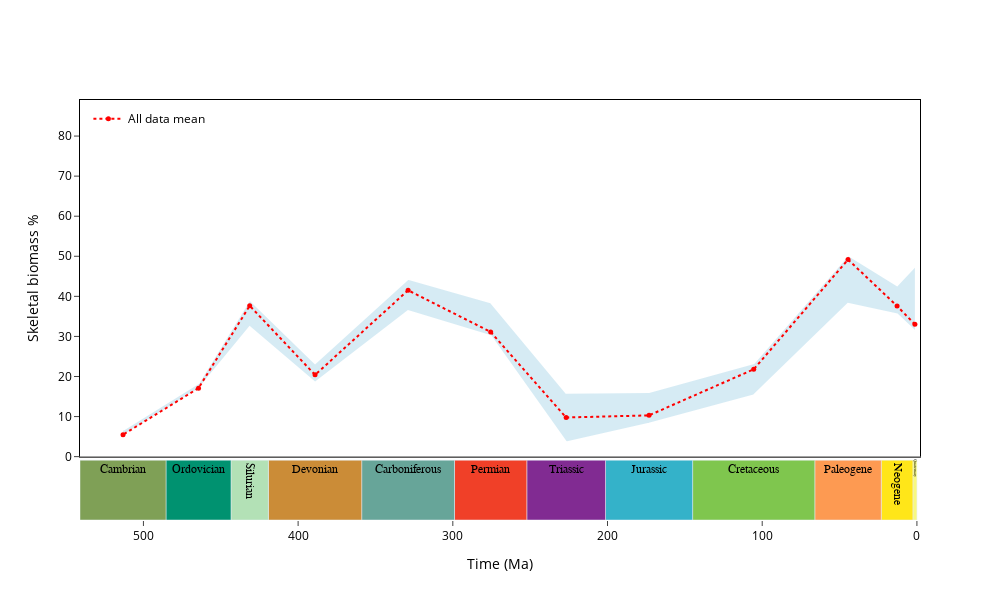

The code cell stored with this chart in its notebook:
### Code cell
fig = make_subplots(rows = 2,cols = 1,shared_xaxes = True,row_heights = [0.85,0.15],
                 vertical_spacing = 0.001)


fig.add_trace(go.Scatter(x=sampling_stats['time'], y=sampling_stats['min'],showlegend = False,
                             fill=None,mode='lines',line_color='white',
                        ),row=1,col=1)

fig.add_trace(go.Scatter(x=sampling_stats['time'],y=sampling_stats['max'],showlegend = False,
                         fill='tonexty', # fill area between trace0 and trace1
                         mode='lines', fillcolor='rgba(174, 215, 234,0.5)',
                         line_color = 'white'),row=1,col=1)

fig.add_trace(go.Scatter(x =data_skeletal['time'] ,y = data_skeletal['mean'],
                         mode = 'lines+markers',
                         name = 'All data mean', line = dict(color = 'red',dash = 'dot'),
                         showlegend = True,
                         marker = dict(color = 'red',size = 5),
                         ),row=1,col=1)


fig.update_xaxes(range=(541,-2),showticklabels = False,showline = True, 
                     mirror = True,linecolor = 'black',row=1,col=1)

plot_utils.plot_time(fig,time_period,width_period,2,1)

fig.update_xaxes(range=(541,-2),ticks = 'outside',title = 'Time (Ma)',row=2,col=1)

fig.update_yaxes(title='Skeletal biomass %',showline = True, ticks = 'outside',
                     range=(0,89),mirror = True,linecolor = 'black',row=1,col=1)

fig.update_layout(height = 600, width = 1000,font_color = 'black',
                 paper_bgcolor = 'white',
                 plot_bgcolor = 'white',
                 legend=dict(
                yanchor="top",
                    y=0.99,
                    xanchor="left",
                    x=0.01))
fig.show()
fig.write_image('./figures/Figure_S7.png',scale = 6)

### Figure 1 — Plotly figure (JSON) as saved in the notebook; plotly's stock layout.template omitted (floating-point values rounded to 4 significant figures)
{"data": [{"line": {"color": "white"}, "mode": "lines", "showlegend": false, "type": "scatter", "x": [1.294, 12.81, 44.51, 105.5, 173.1, 226.7, 275.5, 328.9, 389.1, 431.3, 464.4, 513.2], "xaxis": "x", "y": [31.27, 35.51, 38.14, 15.29, 8.2, 3.547, 30.07, 36.3, 18.46, 32.29, 16.8, 5.165], "yaxis": "y"}, {"fill": "tonexty", "fillcolor": "rgba(174, 215, 234,0.5)", "line": {"color": "white"}, "mode": "lines", "showlegend": false, "type": "scatter", "x": [1.294, 12.81, 44.51, 105.5, 173.1, 226.7, 275.5, 328.9, 389.1, 431.3, 464.4, 513.2], "xaxis": "x", "y": [47.49, 42.77, 50.32, 23.37, 16.11, 15.95, 38.54, 44.4, 23.34, 39.2, 18.35, 6.679], "yaxis": "y"}, {"line": {"color": "red", "dash": "dot"}, "marker": {"color": "red", "size": 5}, "mode": "lines+markers", "name": "All data mean", "showlegend": true, "type": "scatter", "x": [1.294, 12.81, 44.51, 105.5, 173.1, 226.7, 275.5, 328.9, 389.1, 431.3, 464.4, 513.2], "xaxis": "x", "y": [33.01, 37.59, 49.18, 21.79, 10.3, 9.768, 31.13, 41.51, 20.41, 37.66, 17.1, 5.48], "yaxis": "y"}, {"dx": 100, "marker": {"color": ["#F9F97F", "#FFE619", "#FD9A52", "#7FC64E", "#34B2C9", "#812B92", "#F04028", "#67A599", "#CB8C37", "#B3E1B6", "#009270", "#7FA056"]}, "offset": 0, "showlegend": false, "text": ["Quaternary", "Neogene", "Paleogene", "Cretaceous", "Jurassic", "Triassic", "Permian", "Carboniferous", "Devonian", "Silurian", "Ordovician", "Cambrian"], "textfont": {"color": "black", "family": "Arial black", "size": 12}, "textposition": "inside", "type": "bar", "width": [2.588, 20.44, 42.97, 79, 56.3, 50.87, 46.73, 60, 60.3, 24.2, 42, 55.6], "x": [0, 2.588, 23.03, 66, 145, 201.3, 252.2, 298.9, 358.9, 419.2, 443.4, 485.4], "x0": 0, "xaxis": "x2", "y": [0.2, 0.2, 0.2, 0.2, 0.2, 0.2, 0.2, 0.2, 0.2, 0.2, 0.2, 0.2], "yaxis": "y2"}], "layout": {"font": {"color": "black"}, "height": 600, "legend": {"x": 0.01, "xanchor": "left", "y": 0.99, "yanchor": "top"}, "paper_bgcolor": "white", "plot_bgcolor": "white", "width": 1000, "xaxis": {"anchor": "y", "domain": [0, 1], "linecolor": "black", "matches": "x2", "mirror": true, "range": [541, -2], "showline": true, "showticklabels": false}, "xaxis2": {"anchor": "y2", "domain": [0, 1], "range": [541, -2], "ticks": "outside", "title": {"text": "Time (Ma)"}}, "yaxis": {"anchor": "x", "domain": [0.1508, 1], "linecolor": "black", "mirror": true, "range": [0, 89], "showline": true, "ticks": "outside", "title": {"text": "Skeletal biomass %"}}, "yaxis2": {"anchor": "x2", "domain": [0, 0.1498], "showticklabels": false}}}
